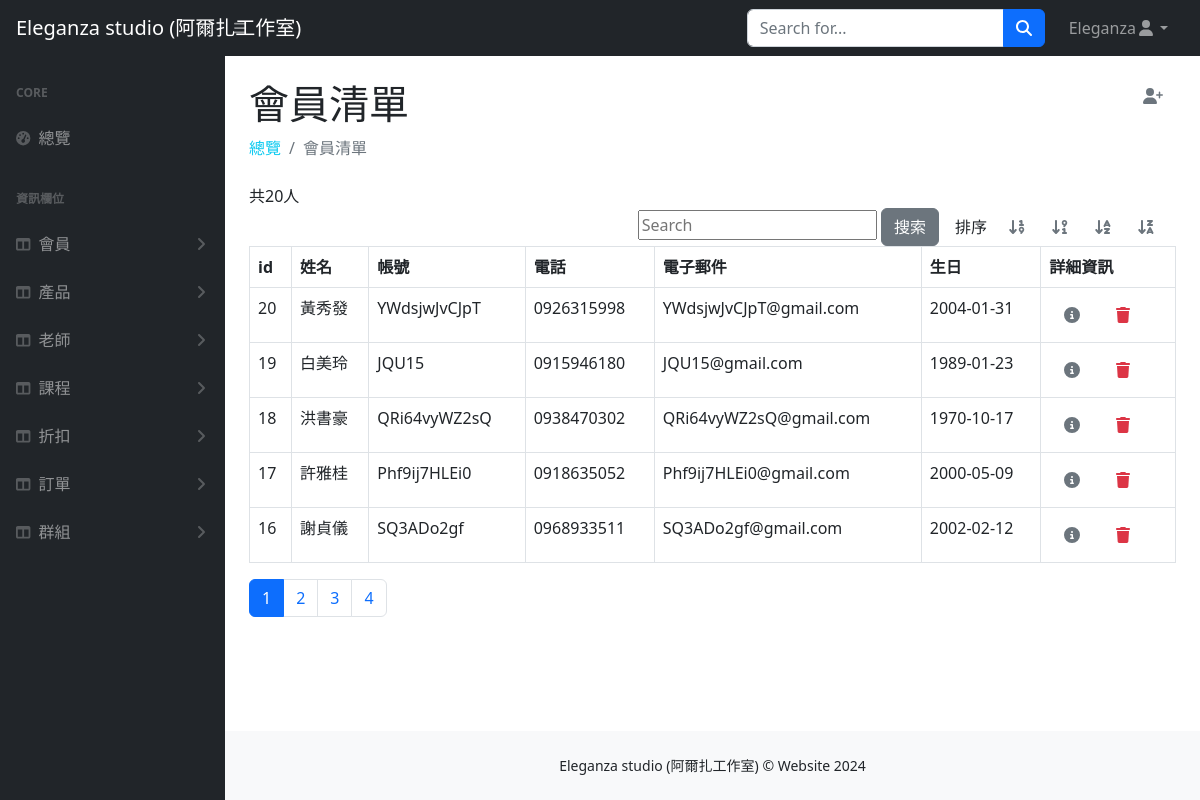
/users/user-list.php?order=2&p=1 (signed in), run on the app's committed database.
### tables this page shows
CREATE TABLE `users` (
  `user_id` int(3) NOT NULL,
  `name` varchar(10) NOT NULL,
  `account` varchar(20) NOT NULL,
  `password` varchar(20) NOT NULL,
  `phone` varchar(10) NOT NULL,
  `email` varchar(30) NOT NULL,
  `level` varchar(10) DEFAULT NULL,
  `birth` date NOT NULL,
  `valid` int(1) NOT NULL
);

### users/user-list.php (the view, shortened to what this page needs)
<?php
require_once("../db_connect.php");
$perPage = 5;
$orderString = "";
$startIndex = "0";
$userCount = 0;
if (isset($_GET["order"])) {
    $order = (int)$_GET["order"];
} else {
    $order = 1;
}
$sqlAll = "SELECT * FROM users WHERE valid=1";
$resultAll = $conn->query($sqlAll);
$userTotalCount = $resultAll->num_rows;
$pageCount = ceil($userTotalCount / $perPage);
$searchString = '';
if (isset($_GET["order"])) {
    $order = $_GET["order"];
    switch ($order) {
        case 2:
            $orderString = "ORDER BY user_id DESC";
            break;
    }
}
if (isset($_GET["p"])) {
    $p = max((int)$_GET["p"], 1);
    $startIndex = ($p - 1) * $perPage;
} else {
    $p = 1;
    $order = 1;
    $orderString = "ORDER BY user_id ASC";
}
$sql = "SELECT ROW_NUMBER() OVER (ORDER BY user_id) AS DisplayID, user_id, name, account, phone, email, birth
        FROM users
        WHERE valid=1 $searchString
        $orderString
        LIMIT $startIndex, $perPage";
$result = $conn->query($sql);
if ($result !== false) {
    $rows = $result->fetch_all(MYSQLI_ASSOC);
    $userCount = count($rows);
} else {
    echo "處理查詢失败：" . $conn->error;
    $userCount = 0;
}
if (isset($_GET["search"])) {
    $userCount = $result->num_rows;
} else {
    $userCount = $userTotalCount;
}
?>
<!DOCTYPE html>
<html lang="en">
<head>
    <link href="https://cdn.jsdelivr.net/npm/simple-datatables@7.1.2/dist/style.min.css" rel="stylesheet" />
    <link href="../css/styles.css" rel="stylesheet" />
</head>
<body class="sb-nav-fixed">
    <nav class="sb-topnav navbar navbar-expand navbar-dark bg-dark">
        <a class="navbar-brand ps-3" href="../index.php">Eleganza studio (阿爾扎工作室)</a>
        <button class="btn btn-link btn-sm order-1 order-lg-0 me-4 me-lg-0" id="sidebarToggle" href="#!"><i class="fas fa-bars"></i></button>
        <form class="d-none d-md-inline-block form-inline ms-auto me-0 me-md-3 my-2 my-md-0">
            <div class="input-group">
                <input class="form-control" type="text" placeholder="Search for..." aria-label="Search for..." aria-describedby="btnNavbarSearch" />
                <button class="btn btn-primary" id="btnNavbarSearch" type="button"><i class="fas fa-search"></i></button>
            </div>
        </form>
        <ul class="navbar-nav ms-auto ms-md-0 me-3 me-lg-4">
            <li class="nav-item dropdown">
                <a class="nav-link dropdown-toggle" id="navbarDropdown" href="#" role="button" data-bs-toggle="dropdown" aria-expanded="false"><?= $_SESSION["user"]["name"] ?><i class="fas fa-user fa-fw"></i></a>
            </li>
        </ul>
    </nav>
    <div id="layoutSidenav">
        <div id="layoutSidenav_nav">
            <nav class="sb-sidenav accordion sb-sidenav-dark" id="sidenavAccordion">
                <div class="sb-sidenav-menu">
                    <div class="nav">
                        <div class="sb-sidenav-menu-heading">Core</div>
                        <a class="nav-link" href="../index.php">
                            <div class="sb-nav-link-icon"><i class="fas fa-tachometer-alt"></i></div>
                            總覽
                        </a>
                        <div class="sb-sidenav-menu-heading">資訊欄位</div>
                        <a class="nav-link collapsed" href="#" data-bs-toggle="collapse" data-bs-target="#users" aria-expanded="false" aria-controls="collapseLayouts">
                            <div class="sb-nav-link-icon"><i class="fas fa-columns"></i></div>
                            會員
                            <div class="sb-sidenav-collapse-arrow"><i class="fas fa-angle-down"></i></div>
                        </a>
                        <a class="nav-link collapsed" href="#" data-bs-toggle="collapse" data-bs-target="#products" aria-expanded="false" aria-controls="collapseLayouts">
                            <div class="sb-nav-link-icon"><i class="fas fa-columns"></i></div>
                            產品
                            <div class="sb-sidenav-collapse-arrow"><i class="fas fa-angle-down"></i></div>
                        </a>
                        <a class="nav-link collapsed" href="#" data-bs-toggle="collapse" data-bs-target="#teacher" aria-expanded="false" aria-controls="courses">
                            <div class="sb-nav-link-icon"><i class="fas fa-columns"></i></div>
                            老師
                            <div class="sb-sidenav-collapse-arrow"><i class="fas fa-angle-down"></i></div>
                        </a>
                        <a class="nav-link collapsed" href="#" data-bs-toggle="collapse" data-bs-target="#courses" aria-expanded="false" aria-controls="courses">
                            <div class="sb-nav-link-icon"><i class="fas fa-columns"></i></div>
                            課程
                            <div class="sb-sidenav-collapse-arrow"><i class="fas fa-angle-down"></i></div>
                        </a>
                        <a class="nav-link collapsed" href="#" data-bs-toggle="collapse" data-bs-target="#discounts" aria-expanded="false" aria-controls="collapseLayouts">
                            <div class="sb-nav-link-icon"><i class="fas fa-columns"></i></div>
                            折扣
                            <div class="sb-sidenav-collapse-arrow"><i class="fas fa-angle-down"></i></div>
                        </a>
                        <a class="nav-link collapsed" href="#" data-bs-toggle="collapse" data-bs-target="#orders" aria-expanded="false" aria-controls="collapseLayouts">
                            <div class="sb-nav-link-icon"><i class="fas fa-columns"></i></div>
                            訂單
                            <div class="sb-sidenav-collapse-arrow"><i class="fas fa-angle-down"></i></div>
                        </a>
                        <a class="nav-link collapsed" href="#" data-bs-toggle="collapse" data-bs-target="#groups" aria-expanded="false" aria-controls="groups">
                            <div class="sb-nav-link-icon"><i class="fas fa-columns"></i></div>
                            群組
                            <div class="sb-sidenav-collapse-arrow"><i class="fas fa-angle-down"></i></div>
                        </a>
                    </div>
                </div>
            </nav>
        </div>
        <div id="layoutSidenav_content">
            <main>
                <div class="container-fluid px-4">
                    <div class="d-flex justify-content-between align-items-center">
                        <div>
                            <h1 class="mt-4">會員清單</h1>
                        </div>
                        <div class="py-2 ms-2">
                            <a href="add-user.php" name="" class="btn" role="button"><i class="text-secondary fa-solid fa-user-plus fa-fw"></i></a>
                        </div>
                    </div>
                    <ol class="breadcrumb mb-4">
                        <li class="breadcrumb-item"><a class="nav-link link-info" href="../index.php">總覽</a></li>
                        <li class="breadcrumb-item active">會員清單</li>
                    </ol>
                    <div>
                        共<?= $userCount ?>人
                    </div>
                    <?php if (!isset($_GET["search"])) : ?>
                        <div class="px-2 justify-content-end d-flex align-items-center">
                            <form action="user-list.php" method="get" class="">
                                <input type="text" name="search" placeholder="Search
                                    ">
                                <button type="submit" class="btn btn-secondary me-3">搜索</button>
                            </form>
                            <div class="me-2">排序</div>
                            <div class="btn-group">
                                <a class="btn" <?php if ($order == 1) echo "active" ?> href="user-list.php?order=1&p=<?= $p ?>"><i class="text-secondary fa-solid fa-arrow-down-1-9"></i></a>
                                <a class="btn" <?php if ($order == 2) echo "active" ?> href="user-list.php?order=2&p=<?= $p ?>"><i class="text-secondary fa-solid fa-arrow-down-9-1"></i></a>
                                <a class="btn" <?php if ($order == 3) echo "active" ?> href="user-list.php?order=3&p=<?= $p ?>"><i class="text-secondary fa-solid fa-arrow-down-a-z"></i></a>
                                <a class="btn" <?php if ($order == 4) echo "active" ?> href="user-list.php?order=4&p=<?= $p ?>"><i class="text-secondary fa-solid fa-arrow-down-z-a"></i></a>
                            </div>
                        <?php endif; ?>
                        </div>
                        <div class="card-body">
                            <?php if ($userCount > 0) : ?>
                                <table id="" class="table table-bordered">
                                    <thead>
                                        <tr>
                                            <th>id</th>
                                            <th>姓名</th>
                                            <th>帳號</th>
                                            <th>電話</th>
                                            <th>電子郵件</th>
                                            <th>生日</th>
                                            <th>詳細資訊</th>
                                        </tr>
                                    </thead>
                                    <tbody>
                                        <?php
                                        foreach ($rows as $user) :
                                        ?>
                                            <tr>
                                                <td id="id"><?= $user["DisplayID"] ?></td>
                                                <td id="name"><?= $user["name"] ?></td>
                                                <td id="account"><?= $user["account"] ?></td>
                                                <td id="phone"><?= $user["phone"] ?></td>
                                                <td id="email"><?= $user["email"] ?></td>
                                                <td id="birth"><?= $user["birth"] ?></td>
                                                <td><a class="btn" href="user.php?id=<?= $user["user_id"] ?>" role="button"><i class="text-secondary fa-solid fa-circle-info fa-fw"></i></a>
                                                    <button class="btn" data-id="<?= $user["user_id"] ?>" data-bs-toggle="modal" data-bs-target="#confirmModal"><i class="text-danger fa-solid fa-trash fa-fw"></i></button>
                                                </td>
                                            </tr>
                                        <?php endforeach; ?>
                                    </tbody>
                                </table>
                                <?php if (!isset($_GET["search"])) : ?>
                                    <nav aria-label="Page navigation example">
                                        <ul class="pagination">
                                            <?php for ($i = 1; $i <= $pageCount; $i++) : ?>
                                                <li class="page-item <?php if ($i == $p) echo "active"; ?>">
                                                    <a class="page-link" href="user-list.php?order=<?= $order ?>&p=<?= $i ?>"><?= $i ?></a>
                                                </li>
                                            <?php endfor; ?>
                                        </ul>
                                    </nav>
                                <?php endif; ?>
                            <?php else : ?>
                                沒有使用者
                            <?php endif; ?>
                        </div>
                </div>
            </main>
            <footer class="py-4 bg-light mt-auto">
                <div class="container-fluid px-4">
                    <div class="d-flex align-items-center justify-content-center small">
                        <div class="">Eleganza studio (阿爾扎工作室) &copy; Website 2024</div>
                    </div>
                </div>
            </footer>
        </div>
    </div>
</body>
</html>

### css/css.php (style rules this page uses)
a { text-wrap: nowrap; }

### data on the page
users: DisplayID "20", name "黃秀發", account "YWdsjwJvCJpT", phone "0926315998", email "YWdsjwJvCJpT@gmail.com", birth "2004-01-31"
users: DisplayID "19", name "白美玲", account "JQU15", phone "0915946180", email "JQU15@gmail.com", birth "1989-01-23"
users: DisplayID "18", name "洪書豪", account "QRi64vyWZ2sQ", phone "0938470302", email "QRi64vyWZ2sQ@gmail.com", birth "1970-10-17"
users: DisplayID "17", name "許雅桂", account "Phf9ij7HLEi0", phone "0918635052", email "Phf9ij7HLEi0@gmail.com", birth "2000-05-09"
users: DisplayID "16", name "謝貞儀", account "SQ3ADo2gf", phone "0968933511", email "SQ3ADo2gf@gmail.com", birth "2002-02-12"

### other printed values
$_SESSION["user"]["name"] "Eleganza"
$userCount "20"
